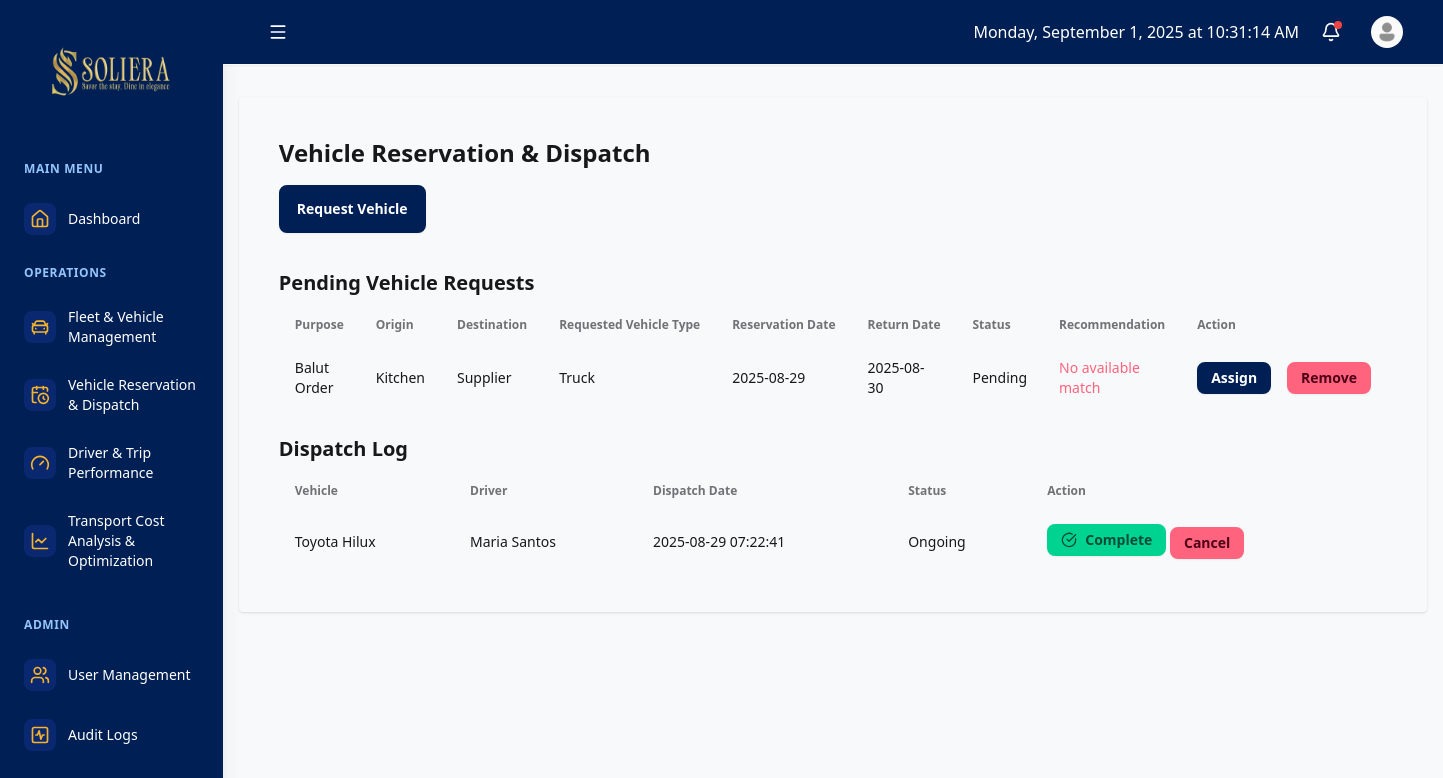
Page /dashboard.php?module=vrds (signed in) on the earlier database version.
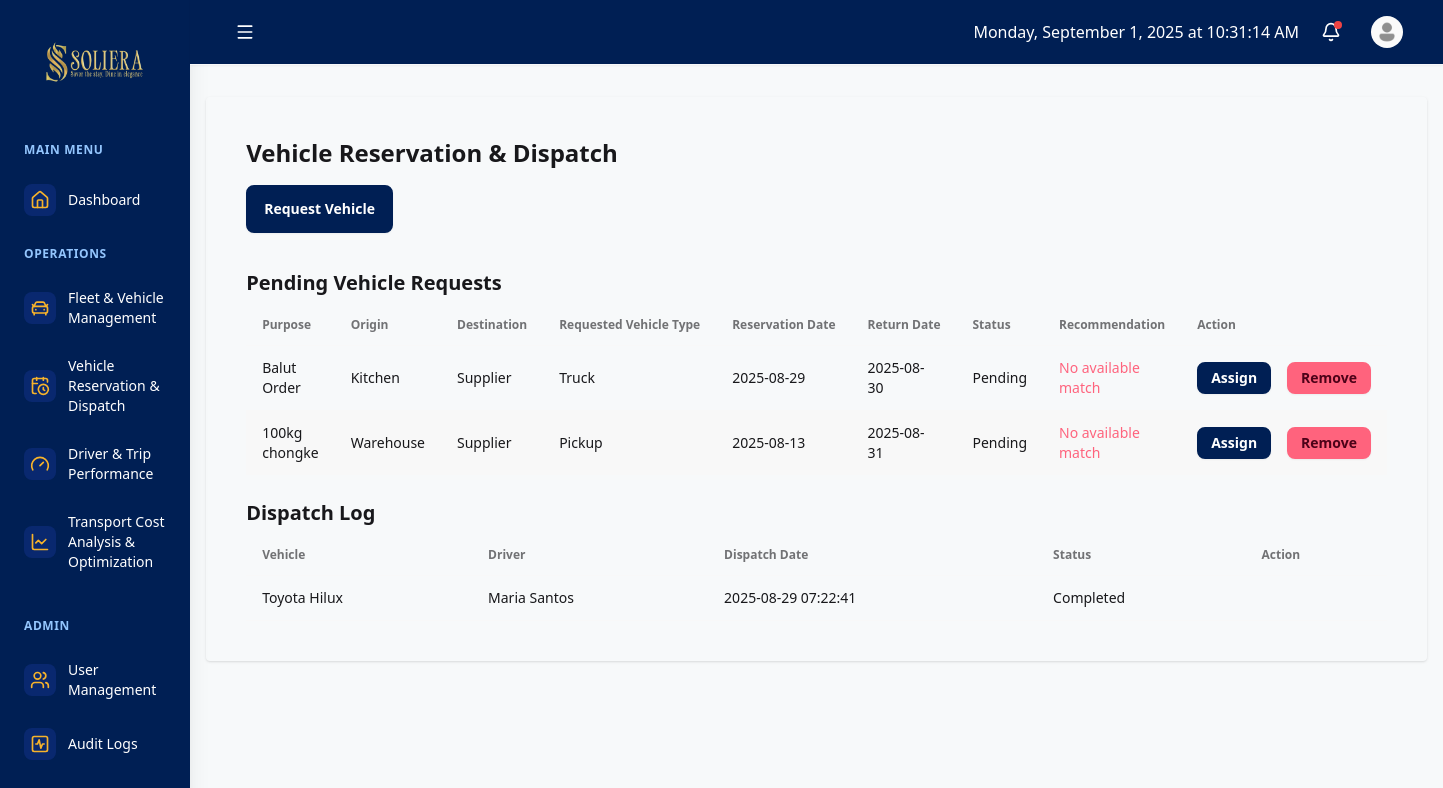
Same page on the later database version.
### tables this page shows
CREATE TABLE `vehicle_requests` (
  `id` int(11) NOT NULL,
  `requester_id` int(11) NOT NULL,
  `request_date` datetime NOT NULL,
  `reservation_date` date DEFAULT NULL,
  `expected_return` date DEFAULT NULL,
  `purpose` text DEFAULT NULL,
  `origin` varchar(255) DEFAULT NULL,
  `destination` varchar(255) DEFAULT NULL,
  `requested_vehicle_type` varchar(100) DEFAULT NULL,
  `requested_driver_id` int(11) DEFAULT NULL,
  `status` enum('Pending','Approved','Denied','Dispatched','Completed') DEFAULT 'Pending',
  `approved_by` int(11) DEFAULT NULL,
  `approved_at` datetime DEFAULT NULL,
  `dispatched_at` datetime DEFAULT NULL,
  `completed_at` datetime DEFAULT NULL,
  `notes` text DEFAULT NULL
);

CREATE TABLE `dispatches` (
  `id` int(11) NOT NULL,
  `request_id` int(11) NOT NULL,
  `vehicle_id` int(11) NOT NULL,
  `driver_id` int(11) NOT NULL,
  `officer_id` int(11) DEFAULT NULL,
  `dispatch_date` datetime NOT NULL,
  `return_date` datetime DEFAULT NULL,
  `status` enum('Ongoing','Completed','Cancelled') DEFAULT 'Ongoing',
  `origin` varchar(255) DEFAULT NULL,
  `destination` varchar(255) DEFAULT NULL,
  `purpose` text DEFAULT NULL,
  `notes` text DEFAULT NULL,
  `created_at` timestamp NOT NULL DEFAULT current_timestamp(),
  `updated_at` timestamp NOT NULL DEFAULT current_timestamp() ON UPDATE current_timestamp()
);

CREATE TABLE `fleet_vehicles` (
  `id` int(11) NOT NULL,
  `vehicle_name` varchar(100) NOT NULL,
  `plate_number` varchar(20) NOT NULL,
  `vehicle_type` enum('Truck','Van','Pickup','Car') DEFAULT NULL,
  `status` enum('Active','Under Maintenance','Inactive','Dispatched') DEFAULT 'Active'
);

CREATE TABLE `drivers` (
  `id` int(11) NOT NULL,
  `eid` varchar(100) NOT NULL,
  `driver_name` varchar(100) NOT NULL,
  `license_number` varchar(50) DEFAULT NULL,
  `phone` varchar(20) DEFAULT NULL,
  `email` varchar(100) DEFAULT NULL,
  `status` enum('Available','Dispatched','Inactive') DEFAULT 'Available',
  `created_at` datetime DEFAULT current_timestamp()
);

### includes/functions.php (called while the page is built, shortened)
<?php
require 'db.php';
function fetchAll($table)
{
    global $conn;
    $result = $conn->query("SELECT * FROM $table");
    return $result->fetch_all(MYSQLI_ASSOC);
}

### modules/vrds.php (the view, shortened to what the changed rows need)
<?php
require_once __DIR__ . '/../includes/functions.php';
function recommend_assignment($vehicle_type = null) {
    $vehicles = fetchAll('fleet_vehicles');
    $drivers = fetchAll('drivers');
    $vehicle = null;
    $driver = null;
    foreach ($drivers as $d) {
        if ($d['status'] === 'Available') {
            $driver = $d;
            break;
        }
    }
    return ['vehicle' => $vehicle, 'driver' => $driver];
}
function vrds_view($baseURL) {
    $requests = fetchAll('vehicle_requests');
    $dispatches = fetchAll('dispatches');
    $vehicles = fetchAll('fleet_vehicles');
    $drivers = fetchAll('drivers');
?>
<div>
    <h2 class="text-2xl font-bold mb-4">Vehicle Reservation & Dispatch</h2>
    <div class="overflow-x-auto mb-6">
        <table class="table table-zebra w-full">
            <thead>
                <tr>
                    <th>Purpose</th>
                    <th>Origin</th>
                    <th>Destination</th>
                    <th>Requested Vehicle Type</th>
                    <th>Reservation Date</th>
                    <th>Return Date</th>
                    <th>Status</th>
                    <th>Recommendation</th>
                    <th>Action</th>
                </tr>
            </thead>
            <tbody>
                <?php foreach ($requests as $req): ?>
                    <?php if ($req['status'] === 'Pending'): ?>
                        <?php $rec = recommend_assignment($req['requested_vehicle_type']); ?>
                        <tr>
                            <td><?= htmlspecialchars($req['purpose']) ?></td>
                            <td><?= htmlspecialchars($req['origin']) ?></td>
                            <td><?= htmlspecialchars($req['destination']) ?></td>
                            <td><?= htmlspecialchars($req['requested_vehicle_type']) ?></td>
                            <td><?= htmlspecialchars($req['reservation_date'] ?? '') ?></td>
                            <td><?= htmlspecialchars($req['expected_return'] ?? '') ?></td>
                            <td><?= htmlspecialchars($req['status']) ?></td>
                            <td>
                                <?php if ($rec['vehicle'] && $rec['driver']): ?>
                                    <?= htmlspecialchars($rec['vehicle']['vehicle_name']) ?> / <?= htmlspecialchars($rec['driver']['driver_name']) ?>
                                <?php else: ?>
                                    <span class="text-error">No available match</span>
                                <?php endif; ?>
                            </td>
                            <td>
                                <div class="flex gap-4">
                                    <button class="btn btn-primary btn-sm" onclick="assign_modal_<?= $req['id'] ?>.showModal()">Assign</button>
                                    <a href="<?= htmlspecialchars($baseURL . '&remove_request=' . $req['id']) ?>" class="btn btn-error btn-sm" style="margin-left: 0;" onclick="return confirm('Remove this vehicle request?')">Remove</a>
                                </div>
                            </td>
                        </tr>
                    <?php endif; ?>
                <?php endforeach; ?>
            </tbody>
        </table>
    </div>
    <div class="overflow-x-auto">
        <table class="table table-zebra w-full">
            <thead>
                <tr>
                    <th>Vehicle</th>
                    <th>Driver</th>
                    <th>Dispatch Date</th>
                    <th>Status</th>
                    <th>Action</th>
                </tr>
            </thead>
            <tbody>
                <?php foreach ($dispatches as $d): ?>
                    <tr>
                        <td>
                            <?php
                            $vehName = '';
                            foreach ($vehicles as $veh) {
                                if ($veh['id'] == $d['vehicle_id']) {
                                    $vehName = $veh['vehicle_name'];
                                    break;
                                }
                            }
                            echo htmlspecialchars($vehName);
                            ?>
                        </td>
                        <td>
                            <?php
                            $drvName = '';
                            foreach ($drivers as $drv) {
                                if ($drv['id'] == $d['driver_id']) {
                                    $drvName = $drv['driver_name'];
                                    break;
                                }
                            }
                            echo htmlspecialchars($drvName);
                            ?>
                        </td>
                        <td><?= htmlspecialchars($d['dispatch_date']) ?></td>
                        <td><?= htmlspecialchars($d['status']) ?></td>
                        <td>
                            <?php if ($d['status'] === 'Ongoing'): ?>
                                <a href="<?= htmlspecialchars($baseURL . '&complete=' . $d['id']) ?>" class="btn btn-sm btn-success" onclick="return confirm('Mark this dispatch as completed?')">
                                    <i data-lucide="check-circle" class="inline w-4 h-4"></i> Complete
                                </a>
                                <a href="<?= htmlspecialchars($baseURL . '&delete=' . $d['id']) ?>"
                                    class="btn btn-sm btn-error"
                                    onclick="return confirm('Cancel this dispatch? Vehicle & driver will be freed.')">Cancel</a>
                            <?php endif; ?>
                        </td>
                    </tr>
                <?php endforeach; ?>
            </tbody>
        </table>
    </div>
</div>
<?php
}

Differences in the rows shown:
added vehicle_requests: purpose "100kg chongke", origin "Warehouse", destination "Supplier", requested_vehicle_type "Pickup", reservation_date "2025-08-13", expected_return "2025-08-31", status "Pending"
changed dispatches "Toyota Hilux": status "Ongoing" → "Completed"; no longer shows "Complete Cancel"
